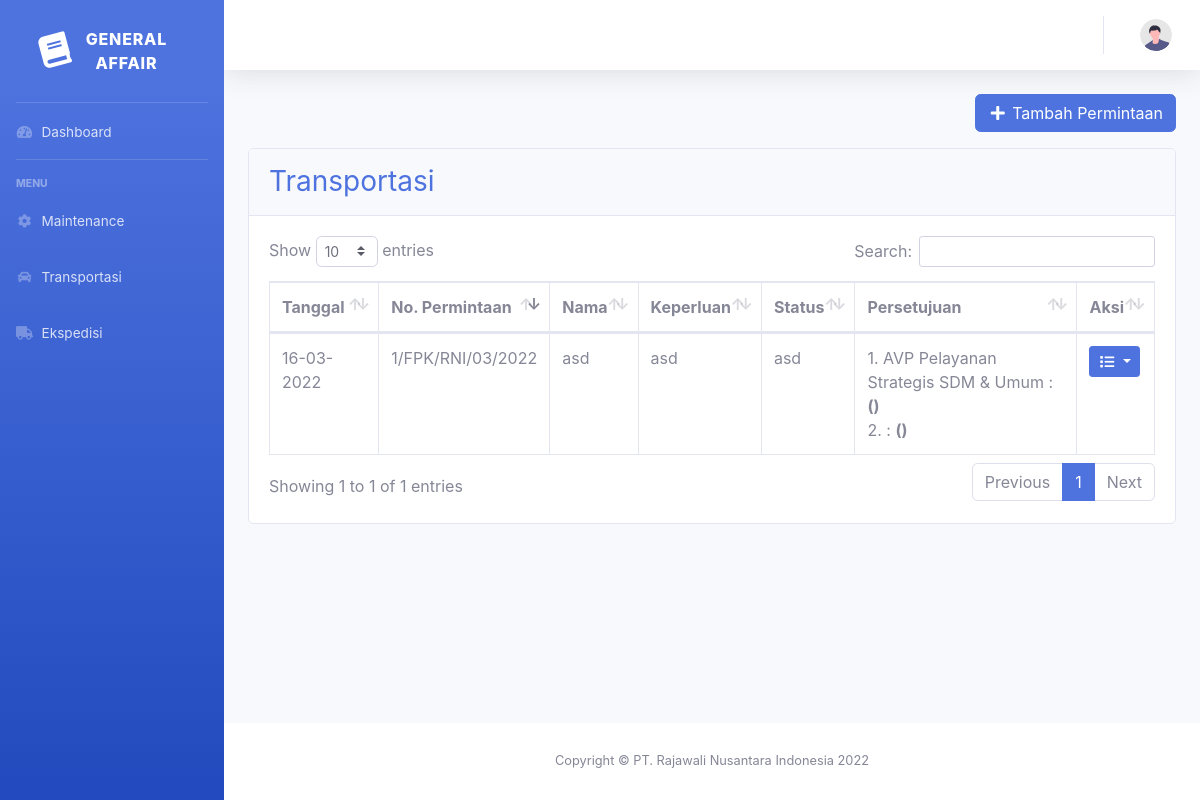
Page /index.php/admin/pTransportasi on the earlier database version.
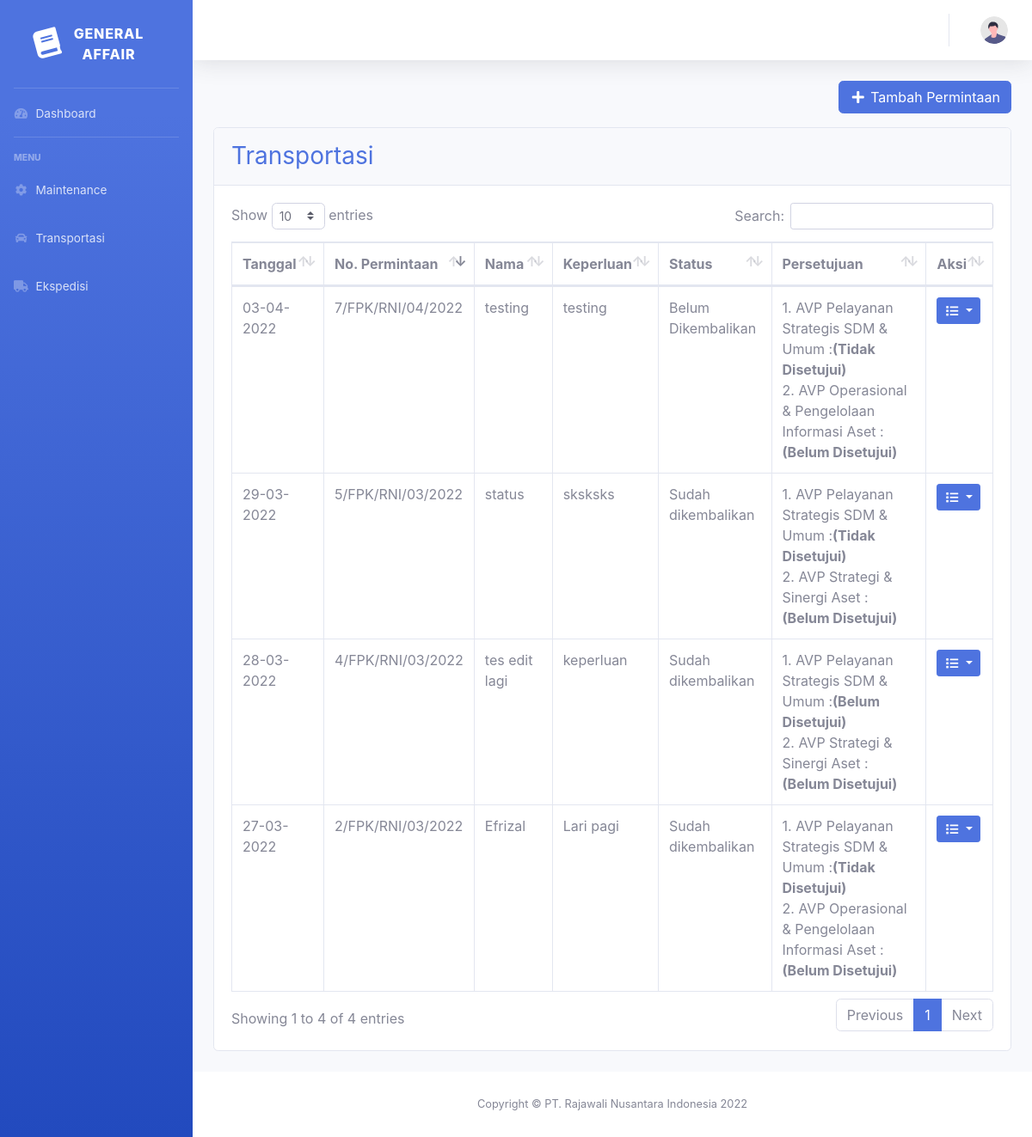
Same page on the later database version.
### tables this page shows
CREATE TABLE `transportasi` (
  `id` int(11) NOT NULL,
  `nama` varchar(255) NOT NULL,
  `divisi` varchar(255) NOT NULL,
  `mobil_id` int(11) NOT NULL,
  `tujuan` varchar(255) NOT NULL,
  `keperluan` varchar(255) NOT NULL,
  `tgl_pakai` date NOT NULL,
  `tgl_kembali` date NOT NULL,
  `jam_pakai` time NOT NULL,
  `jam_kembali` time NOT NULL,
  `pemeriksa` varchar(100) NOT NULL,
  `ttd_avp` varchar(50) NOT NULL,
  `ttd_pemeriksa` varchar(50) NOT NULL,
  `status` varchar(255) NOT NULL,
  `tanggal` date NOT NULL,
  `file` varchar(255) NOT NULL,
  `user_id` int(11) NOT NULL
);

### application/controllers/Admin.php (called while the page is built, shortened)
<?php
class Admin extends CI_Controller
{
    var $role_id, $role;
    public function __construct()
    {
        $this->load->model('Maintenance_model');
        $this->load->model('Ekspedisi_model');
        $this->load->model('Approval_model');
        $this->load->model('User_model');
        $this->load->model('Transportasi_model');
        $this->load->model('Mobil_model');
        $this->role_id = $this->session->userdata('role_id');
        if ($this->role_id == 1) {
            $this->role = 'admin';
        } elseif ($this->role == 2) {
            $this->role = 'pemeriksa';
        } elseif ($this->role == 3) {
            $this->role = 'staff';
        } else {
            $this->role = 'umum';
        }
    }
    public function pTransportasi()
    {
        $data['title'] = "Transportasi";
        $data['data'] = $this->Maintenance_model->select('transportasi');
        $data['role_id'] = $this->role_id;
        $data['role'] = $this->role;
        $data['user'] = $this->db->get_where('user', ['nip' => $this->session->userdata('nip')])->row_array();
        $this->load->view('templates/header', $data);
        $this->load->view('templates/sidebar', $data);
        $this->load->view('templates/topbar', $data);
        $this->load->view('permintaan/transportasi', $data);
        $this->load->view('templates/footer');
    }
}

### index.php (called while the page is built, shortened)
<?php
require_once BASEPATH.'core/CodeIgniter.php';

### application/models/Maintenance_model.php (called while the page is built, shortened)
<?php
class Maintenance_model extends CI_Model
{
    public function select($table)
    {
        return $this->db->get("$table")->result_array();
    }
}

### application/views/permintaan/transportasi.php (the view, shortened to what this page needs)
<div class="container-fluid">
    <div class="row">
        <div class="col-sm-4">
        </div>
        <div class="col my-auto">
            <a class="float-right btn btn btn-primary mb-3" type="button" href="<?= base_url('admin/tTambah') ?>">
                <i class="fas fa-fw fa-plus"></i> Tambah Permintaan
            </a>
        </div>
    </div>
    <div class="card mb-4">
        <div class="card-header py-3">
            <h3 class="m-0 text-primary">Transportasi</h3>
        </div>
        <div class="card-body">
            <div class="table-responsive">
                <table class="table table-bordered" id="maintenance" width="100%" cellspacing="0">
                    <thead>
                        <tr>
                            <th>Tanggal</th>
                            <th>No. Permintaan</th>
                            <th>Nama</th>
                            <th>Keperluan</th>
                            <th>Status</th>
                            <th>Persetujuan</th>
                            <th>Aksi</th>
                        </tr>
                    </thead>
                    <tbody>
                        <?php
                        foreach ($data as $row) {
                            $tanggal = date_create($row['tanggal']);
                        ?>
                            <tr>
                                <td><?= date_format($tanggal, "d-m-Y") ?></td>
                                <td><?= $row['id'] ?>/FPK/RNI/<?= date_format($tanggal, "m/Y") ?></td>
                                <td><?= $row['nama'] ?></td>
                                <td><?= $row['keperluan'] ?></td>
                                <td><?= $row['status'] ?></td>
                                <td>
                                    1. AVP Pelayanan Strategis SDM & Umum :<b>(<?= $row['ttd_avp'] ?>)</b>
                                    <br>
                                    2. <?= $row['pemeriksa'] ?> : <b>(<?= $row['ttd_pemeriksa'] ?>)</b>
                                </td>
                                <td>
                                    <div class="dropdown">
                                        <button class="btn btn-primary btn-sm dropdown-toggle" type="button" id="aksi" data-toggle="dropdown" aria-expanded="false">
                                            <i class="fas fa-fw fa-list"></i>
                                        </button>
                                    </div>
                                </td>
                            </tr>
                        <?php
                        }
                        ?>
                    </tbody>
                </table>
            </div>
        </div>
    </div>
</div>
</div>

Differences in the rows shown:
removed transportasi: tanggal "16-03-2022", id "1", tanggal "03/2022", nama "asd", keperluan "asd", status "asd"
added transportasi: tanggal "27-03-2022", id "2", tanggal "03/2022", nama "Efrizal", keperluan "Lari pagi", status "Sudah dikembalikan", ttd_avp "Tidak Disetujui", pemeriksa "AVP Operasional & Pengelolaan Informasi Aset", ttd_pemeriksa "Belum Disetujui"
added transportasi: tanggal "28-03-2022", id "4", tanggal "03/2022", nama "tes edit lagi", keperluan "keperluan", status "Sudah dikembalikan", ttd_avp "Belum Disetujui", pemeriksa "AVP Strategi & Sinergi Aset", ttd_pemeriksa "Belum Disetujui"
added transportasi: tanggal "29-03-2022", id "5", tanggal "03/2022", nama "status", keperluan "sksksks", status "Sudah dikembalikan", ttd_avp "Tidak Disetujui", pemeriksa "AVP Strategi & Sinergi Aset", ttd_pemeriksa "Belum Disetujui"
added transportasi: tanggal "03-04-2022", id "7", tanggal "04/2022", nama "testing", keperluan "testing", status "Belum Dikembalikan", ttd_avp "Tidak Disetujui", pemeriksa "AVP Operasional & Pengelolaan Informasi Aset", ttd_pemeriksa "Belum Disetujui"
Other differences:
text written by a page script: "Show entries Search: Showing 1 to 1 of 1 entries Previous 1 Next" → "Show entries Search: Showing 1 to 4 of 4 entries Previous 1 Next"
